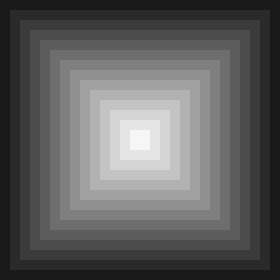
%> input picture ex3/cross.tif, 280 x 280 px
$ octave --eval "result = ImageDerivatives(imread('cross.tif'));"   (GNU Octave 9; MATLAB toolbox functions it lacks are replaced by stand-ins)
%> lines starting %> are read from the running program, lines starting %| are printed output that depends on the picture; in (x1, y1, x2, y2) boxes, pixels count from 0 and x2, y2 are one past the last pixel; in counts of white or black regions, pixels touching at a corner belong together; the program's own positions count from 1
function [Ix, Iy] = ImageDerivatives(im)
    % x derivation
    Kx = [0.5 -0.5];
    Ix = conv2(im, Kx, 'full');
    Ix = Ix(:, 1:end-1);
    Ix = BordersToZero(Ix);
    %show(Ix)


    % y derivation
    Ky = [-0.5; 0.5];
    Iy = conv2(im, Ky, 'full');
    Iy = Iy(1:end-1, :);
    Iy = BordersToZero(Iy);
    %show(Iy)

end


function [im] = BordersToZero(im)
    im(:, [1 end]) = 0;
    im([1 end], :) = 0;
end


% [166 lines left out: functions Deriv2Laplace, do_retinex, q3, q4, q5, q8 and 3 more, not called in this run]
%> in ImageDerivatives, `Ix = conv2(im, Kx, 'full');`:
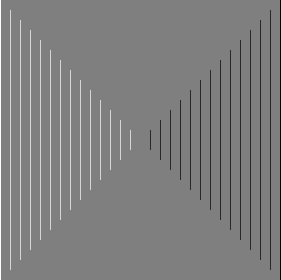
%> Ix: size 280x281 double; min -12.5, max 12.5, mean 0; drawn with min black and max white
%> in ImageDerivatives, `Ix = Ix(:, 1:end-1);`:
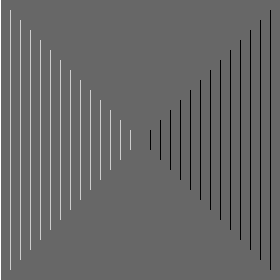
%> Ix: size 280x280 double; min -8.5, max 12.5, mean 0.0446; drawn with min black and max white
%> in BordersToZero, `im(:, [1 end]) = 0;`:
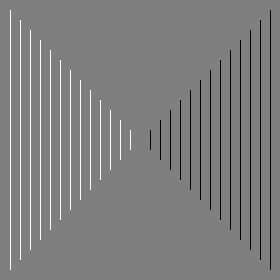
%> im: size 280x280 double; 0.36% of pixels changed, all inside (x1, y1, x2, y2) = (0, 0, 1, 280); drawn with min black and max white
%> in ImageDerivatives, `Iy = conv2(im, Ky, 'full');`:
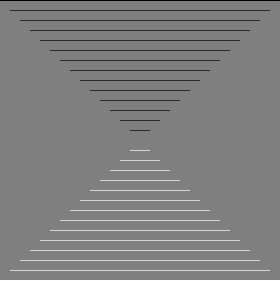
%> Iy: size 281x280 double; min -12.5, max 12.5, mean 0; mean of the top-left, top-right, bottom-left and bottom-right quarters -0.484, -0.484, 0.48, 0.48; drawn with min black and max white
%> in ImageDerivatives, `Iy = Iy(1:end-1, :);`:
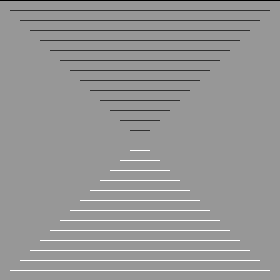
%> Iy: size 280x280 double; min -12.5, max 8.5, mean -0.0446; drawn with min black and max white
%> in BordersToZero (call 2), `im(:, [1 end]) = 0;`: im: size 280x280 double; under 0.01% of pixels changed, all inside (x1, y1, x2, y2) = (0, 0, 280, 1)
%> in BordersToZero (call 2), `im([1 end], :) = 0;`:
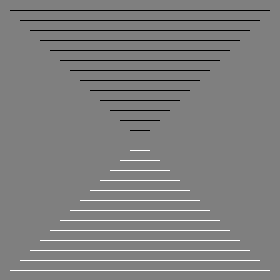
%> im: size 280x280 double; min -8.5, max 8.5, mean 0; mean of the top-left, top-right, bottom-left and bottom-right quarters -0.395, -0.395, 0.395, 0.395; drawn with min black and max white
